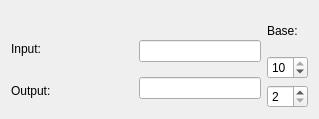
<?xml version="1.0" encoding="UTF-8"?>
<ui version="4.0">
 <class>Dialog</class>
 <widget class="QDialog" name="Dialog">
  <property name="geometry">
   <rect>
    <x>0</x>
    <y>0</y>
    <width>319</width>
    <height>119</height>
   </rect>
  </property>
  <property name="windowTitle">
   <string>Dialog</string>
  </property>
  <layout class="QVBoxLayout" name="verticalLayout_4">
   <item>
    <layout class="QHBoxLayout" name="horizontalLayout">
     <item>
      <layout class="QVBoxLayout" name="verticalLayout_3">
       <item>
        <spacer name="horizontalSpacer">
         <property name="orientation">
          <enum>Qt::Horizontal</enum>
         </property>
         <property name="sizeHint" stdset="0">
          <size>
           <width>40</width>
           <height>20</height>
          </size>
         </property>
        </spacer>
       </item>
       <item>
        <widget class="QLabel" name="label_input">
         <property name="text">
          <string>Input:</string>
         </property>
        </widget>
       </item>
       <item>
        <widget class="QLabel" name="label_output">
         <property name="text">
          <string>Output:</string>
         </property>
        </widget>
       </item>
      </layout>
     </item>
     <item>
      <layout class="QVBoxLayout" name="verticalLayout_2">
       <item>
        <spacer name="horizontalSpacer_2">
         <property name="orientation">
          <enum>Qt::Horizontal</enum>
         </property>
         <property name="sizeHint" stdset="0">
          <size>
           <width>40</width>
           <height>20</height>
          </size>
         </property>
        </spacer>
       </item>
       <item>
        <widget class="QLineEdit" name="lineEdit_input">
         <property name="inputMethodHints">
          <set>Qt::ImhNone</set>
         </property>
        </widget>
       </item>
       <item>
        <widget class="QLineEdit" name="lineEdit_result">
         <property name="readOnly">
          <bool>true</bool>
         </property>
        </widget>
       </item>
      </layout>
     </item>
     <item>
      <layout class="QVBoxLayout" name="verticalLayout">
       <item>
        <widget class="QLabel" name="label_base">
         <property name="text">
          <string>Base:</string>
         </property>
        </widget>
       </item>
       <item>
        <widget class="QSpinBox" name="spinBox_inputBase">
         <property name="minimum">
          <number>2</number>
         </property>
         <property name="maximum">
          <number>10</number>
         </property>
         <property name="value">
          <number>10</number>
         </property>
        </widget>
       </item>
       <item>
        <widget class="QSpinBox" name="spinBox_outputBase">
         <property name="minimum">
          <number>2</number>
         </property>
         <property name="maximum">
          <number>10</number>
         </property>
         <property name="value">
          <number>2</number>
         </property>
        </widget>
       </item>
      </layout>
     </item>
    </layout>
   </item>
  </layout>
 </widget>
 <layoutdefault spacing="6" margin="11"/>
 <resources/>
 <connections/>
</ui>
